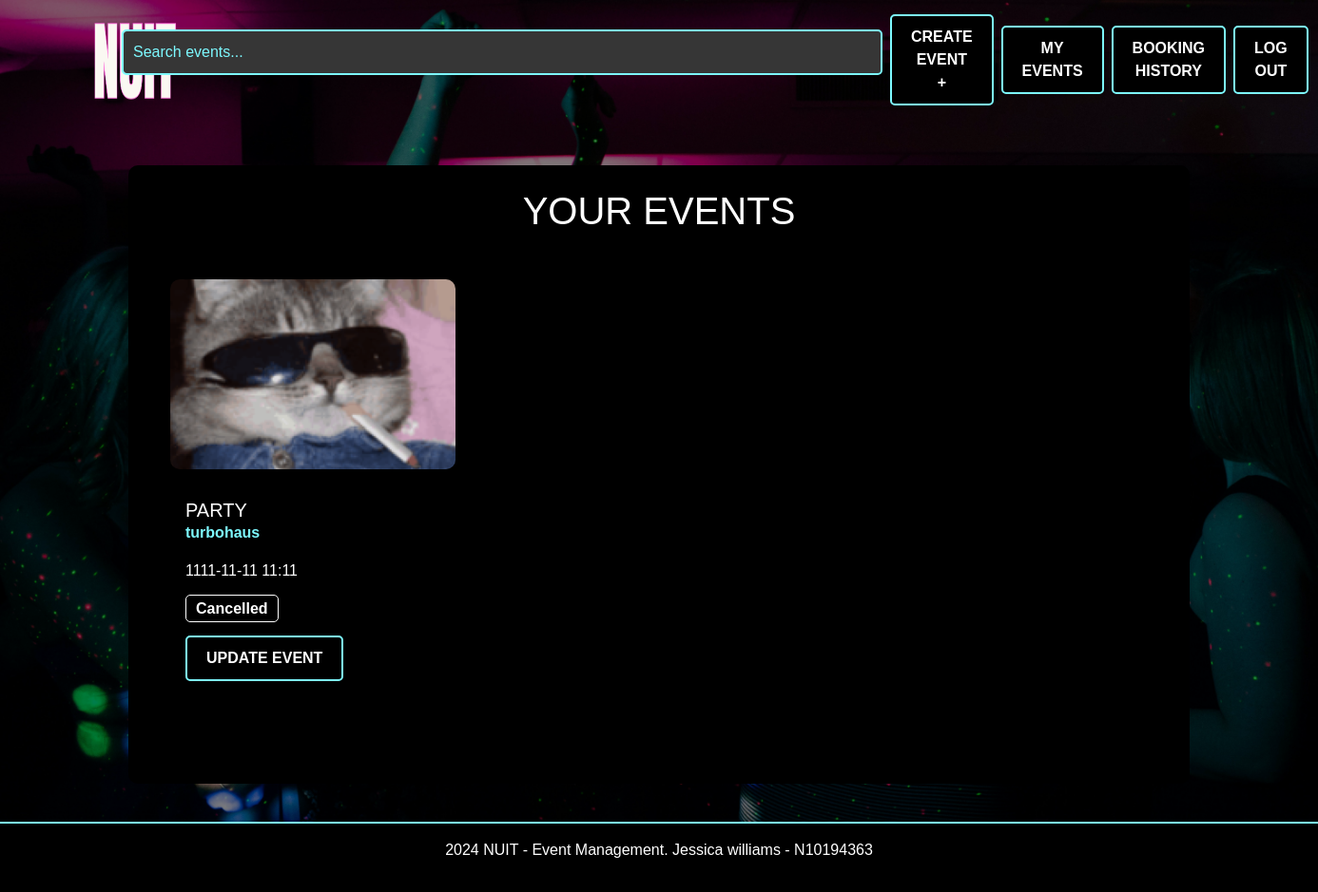
Before: /user-events (signed in) with the older database file.
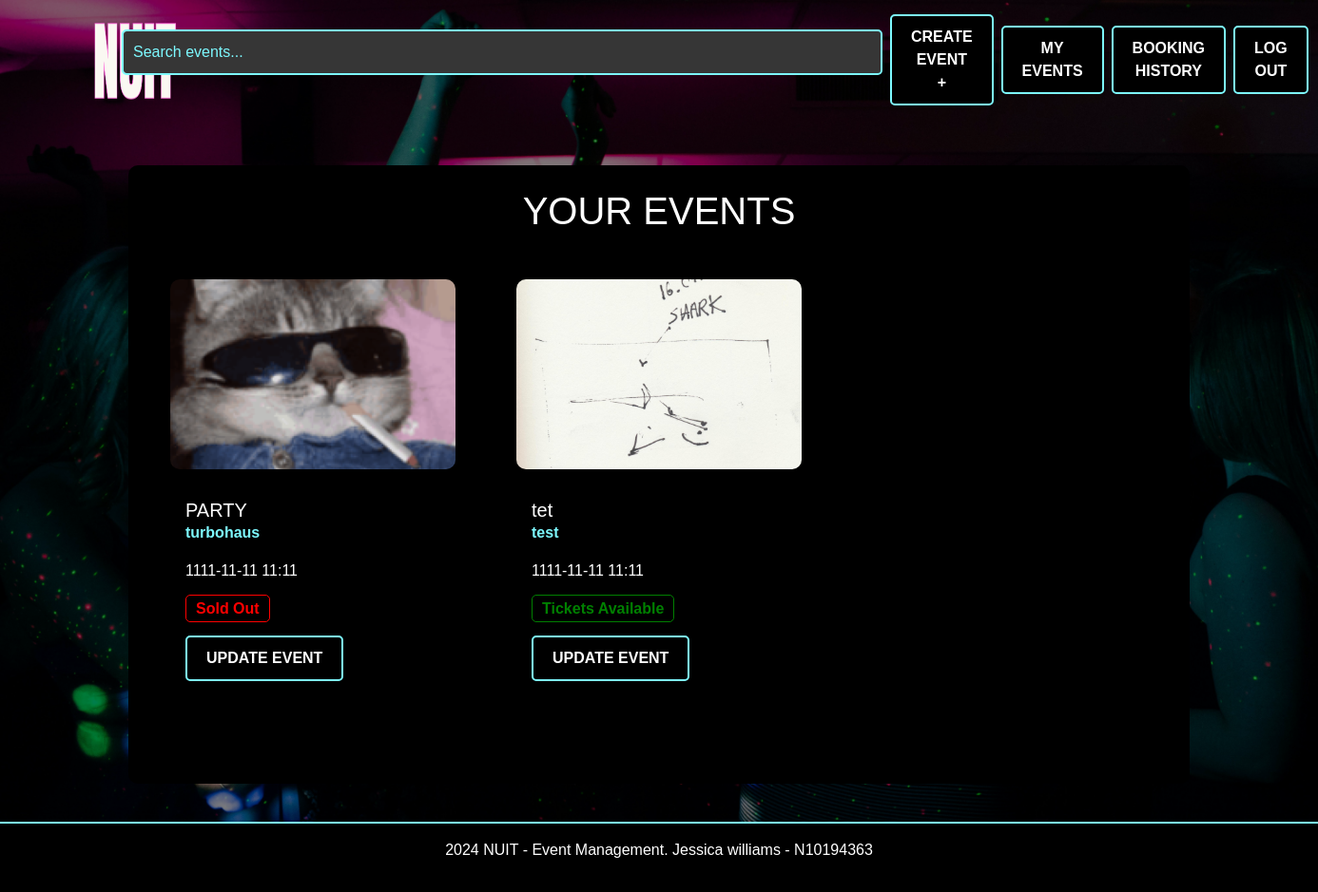
After: the same page with the newer database file.
### website/models.py (models this page shows, shortened)
class Event(db.Model):
    id = db.Column(db.Integer, primary_key=True)
    name = db.Column(db.String(100), nullable=False)
    location = db.Column(db.String(100), nullable=False)
    date = db.Column(db.DateTime, nullable=False)
    description = db.Column(db.Text, nullable=True)
    available_tickets = db.Column(db.Integer, nullable=False)
    categories = db.Column(db.String(200), nullable=False)
    status = db.Column(db.String(200), default="Tickets available", nullable=False)
    image = db.Column(db.String(100), nullable=True)
    creator_id = db.Column(db.Integer, db.ForeignKey('user.id'), nullable=False)
    comments = db.relationship('Comment', backref='event', lazy=True)
    bookings = db.relationship('Booking', backref='event', lazy=True)

### website/views.py (the view)
@main_bp.route('/user-events')
@login_required
def user_events():
    user_created_events = Event.query.filter_by(creator_id=current_user.id).all()
    return render_template('user_events.html', events=user_created_events)

### website/__init__.py (called while the page is built)
def create_app():
    app = Flask(__name__)  # this is the name of the module/package that is calling this app
    app.debug = True
    app.secret_key = 'somesecretkey'
    app.config['SQLALCHEMY_DATABASE_URI'] = 'sqlite:///sitedata.sqlite'
    db.init_app(app)
    Bootstrap5(app)
    login_manager = LoginManager()
    login_manager.login_view = 'auth.login'
    login_manager.init_app(app)
    UPLOAD_FOLDER = 'website/static/img'
    app.config['UPLOAD_FOLDER'] = UPLOAD_FOLDER
    from .models import User
    @login_manager.user_loader
    def load_user(user_id):
       return db.session.scalar(db.select(User).where(User.id==user_id))
    from . import views
    app.register_blueprint(views.main_bp)
    from . import auth
    app.register_blueprint(auth.auth_bp)
    from .events import event_bp
    app.register_blueprint(event_bp)
    return app

### website/templates/user_events.html
{% extends "base.html" %} {% from "bootstrap5/form.html" import render_form %}
{% block content %}
<div class="container mt-5">
  <div class="section-background p-4">
    <h1 class="text-center">YOUR EVENTS</h1>
    {% if events %}
    <div class="row">
      {% for event in events %}
      <div class="col-md-6 col-lg-4 mb-4">
        <div class="event-card mb-4">
          <div class="card-body">
            <img
              src="{{ url_for('static', filename=event.image.replace('website/static/', '')) }}"
              alt="Event Image"
              class="card-img-top"
              style="max-height: 200px; object-fit: cover"
            />
          </div>
          <div class="p-3">
            <h5 class="card-title">{{ event.name }}</h5>
            <p class="location">
               {{ event.location }}
            </p>
            <p class="card-text">
              {{ event.date.strftime('%Y-%m-%d %H:%M') }}
            </p>
            <div class="mb-3">
              {% if event.status == 'Sold Out' %}
              <span class="event-status status-sold-out">Sold Out</span>
              {% elif event.status == 'Tickets Available' %}
              <span class="event-status status-open">Tickets Available</span>
              {% elif event.status == 'Cancelled' %}
              <span class="event-status status-cancelled">Cancelled</span>
              {% elif event.status == 'Inactive' %}
              <span class="event-status status-inactive">Inactive</span>
              {% endif %}
            </div>
            <div>
              <a
                href="{{ url_for('event_bp.update_event', event_id=event.id) }}"
                class="btn btn-primary"
                >Update Event</a
              >
            </div>
          </div>
        </div>
      </div>
      {% endfor %}
    </div>
    {% else %}
    <p>You haven't created any events yet. 😥</p>
    {% endif %}
  </div>
</div>
{% endblock %}

Changed rows visible on the page:
changed Event "PARTY": status "Cancelled" → "Sold Out"
added Event: image (picture), name "tet", location "test", date "1111-11-11 11:11", shows "Tickets Available"
